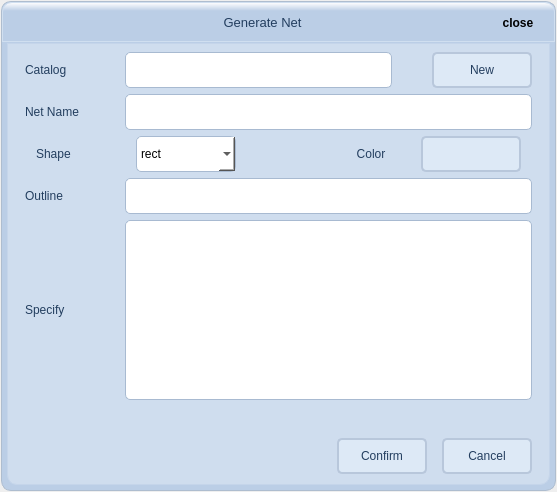
<?xml version="1.0" encoding="UTF-8"?>
<ui version="4.0">
 <class>CDialogGen</class>
 <widget class="QDialog" name="CDialogGen">
  <property name="geometry">
   <rect>
    <x>0</x>
    <y>0</y>
    <width>557</width>
    <height>492</height>
   </rect>
  </property>
  <property name="sizePolicy">
   <sizepolicy hsizetype="Fixed" vsizetype="Fixed">
    <horstretch>0</horstretch>
    <verstretch>0</verstretch>
   </sizepolicy>
  </property>
  <property name="windowTitle">
   <string>Dialog</string>
  </property>
  <property name="styleSheet">
   <string notr="true">QDialog#CDialogEthernetSetting{
	border:1px solid rgb(162, 173, 185);
	border-radius:10px;
} </string>
  </property>
  <layout class="QVBoxLayout" name="verticalLayout">
   <property name="spacing">
    <number>0</number>
   </property>
   <property name="leftMargin">
    <number>1</number>
   </property>
   <property name="topMargin">
    <number>1</number>
   </property>
   <property name="rightMargin">
    <number>1</number>
   </property>
   <property name="bottomMargin">
    <number>1</number>
   </property>
   <item>
    <widget class="QWidget" name="wg1Base" native="true">
     <property name="sizePolicy">
      <sizepolicy hsizetype="Ignored" vsizetype="Ignored">
       <horstretch>0</horstretch>
       <verstretch>0</verstretch>
      </sizepolicy>
     </property>
     <property name="styleSheet">
      <string notr="true">QWidget#wg1Base{
	border:1px solid rgb(174, 189, 207);
	border-radius:10px;
	background-color: rgb(187, 206, 230);
}
</string>
     </property>
     <layout class="QVBoxLayout" name="verticalLayout_2">
      <property name="spacing">
       <number>1</number>
      </property>
      <property name="leftMargin">
       <number>1</number>
      </property>
      <property name="topMargin">
       <number>1</number>
      </property>
      <property name="rightMargin">
       <number>1</number>
      </property>
      <property name="bottomMargin">
       <number>1</number>
      </property>
      <item>
       <widget class="QWidget" name="wg2Title" native="true">
        <property name="sizePolicy">
         <sizepolicy hsizetype="Expanding" vsizetype="Fixed">
          <horstretch>0</horstretch>
          <verstretch>0</verstretch>
         </sizepolicy>
        </property>
        <property name="minimumSize">
         <size>
          <width>0</width>
          <height>40</height>
         </size>
        </property>
        <property name="maximumSize">
         <size>
          <width>16777215</width>
          <height>40</height>
         </size>
        </property>
        <property name="styleSheet">
         <string notr="true">QWidget#wg2Title{
	border:1px solid rgb(208, 223, 240);
	border-top-left-radius:	10px;
	border-top-right-radius: 10px;
	background-color: qlineargradient(spread:pad, x1:1, y1:0, x2:1, y2:1, stop:0 rgba(255, 255, 255, 255), stop:0.213483 rgba(187, 206, 230, 255));
}</string>
        </property>
        <layout class="QHBoxLayout" name="horizontalLayout">
         <property name="spacing">
          <number>0</number>
         </property>
         <property name="leftMargin">
          <number>5</number>
         </property>
         <property name="topMargin">
          <number>5</number>
         </property>
         <property name="rightMargin">
          <number>5</number>
         </property>
         <property name="bottomMargin">
          <number>5</number>
         </property>
         <item>
          <widget class="QLabel" name="labLogo">
           <property name="sizePolicy">
            <sizepolicy hsizetype="Fixed" vsizetype="Fixed">
             <horstretch>0</horstretch>
             <verstretch>0</verstretch>
            </sizepolicy>
           </property>
           <property name="minimumSize">
            <size>
             <width>32</width>
             <height>32</height>
            </size>
           </property>
           <property name="maximumSize">
            <size>
             <width>32</width>
             <height>32</height>
            </size>
           </property>
           <property name="styleSheet">
            <string notr="true">background-color: transparent;
border: transparent;</string>
           </property>
           <property name="text">
            <string/>
           </property>
           <property name="pixmap">
            <pixmap>:/res/logo.png</pixmap>
           </property>
          </widget>
         </item>
         <item>
          <widget class="QLabel" name="labTitle">
           <property name="sizePolicy">
            <sizepolicy hsizetype="Expanding" vsizetype="Expanding">
             <horstretch>0</horstretch>
             <verstretch>0</verstretch>
            </sizepolicy>
           </property>
           <property name="font">
            <font>
             <family>Microsoft YaHei UI</family>
             <pointsize>10</pointsize>
            </font>
           </property>
           <property name="styleSheet">
            <string notr="true">color: rgb(35, 62, 95);
background-color: transparent;
border: transparent;</string>
           </property>
           <property name="text">
            <string>Generate Net</string>
           </property>
           <property name="alignment">
            <set>Qt::AlignCenter</set>
           </property>
          </widget>
         </item>
         <item>
          <widget class="QPushButton" name="btnClose">
           <property name="sizePolicy">
            <sizepolicy hsizetype="Fixed" vsizetype="Fixed">
             <horstretch>0</horstretch>
             <verstretch>0</verstretch>
            </sizepolicy>
           </property>
           <property name="minimumSize">
            <size>
             <width>64</width>
             <height>32</height>
            </size>
           </property>
           <property name="maximumSize">
            <size>
             <width>64</width>
             <height>32</height>
            </size>
           </property>
           <property name="font">
            <font>
             <family>Microsoft YaHei UI</family>
             <weight>75</weight>
             <bold>true</bold>
            </font>
           </property>
           <property name="toolTip">
            <string>Close</string>
           </property>
           <property name="statusTip">
            <string/>
           </property>
           <property name="styleSheet">
            <string notr="true">QPushButton {
	border: transparent;
	background-color: transparent;
}

QPushButton:hover {
	border:1px solid rgb(171, 189, 212);
	background-color: rgb(250, 81, 81);
	border-radius:3px;
}

QPushButton:pressed {
	border:1px solid rgb(171, 189, 212);
	background-color: rgb(200, 81, 81);
	border-radius:3px;
}</string>
           </property>
           <property name="text">
            <string>close</string>
           </property>
           <property name="flat">
            <bool>true</bool>
           </property>
          </widget>
         </item>
        </layout>
       </widget>
      </item>
      <item>
       <widget class="QWidget" name="wg3Content" native="true">
        <property name="sizePolicy">
         <sizepolicy hsizetype="Expanding" vsizetype="Expanding">
          <horstretch>0</horstretch>
          <verstretch>0</verstretch>
         </sizepolicy>
        </property>
        <property name="styleSheet">
         <string notr="true">QWidget#wg3Content{
	border: transparent;
	border-bottom-left-radius:	10px;
	border-bottom-right-radius: 10px;
}</string>
        </property>
        <layout class="QVBoxLayout" name="verticalLayout_3">
         <property name="spacing">
          <number>0</number>
         </property>
         <property name="leftMargin">
          <number>5</number>
         </property>
         <property name="topMargin">
          <number>0</number>
         </property>
         <property name="rightMargin">
          <number>5</number>
         </property>
         <property name="bottomMargin">
          <number>5</number>
         </property>
         <item>
          <widget class="QWidget" name="wg4Center" native="true">
           <property name="sizePolicy">
            <sizepolicy hsizetype="Expanding" vsizetype="Expanding">
             <horstretch>0</horstretch>
             <verstretch>0</verstretch>
            </sizepolicy>
           </property>
           <property name="styleSheet">
            <string notr="true">QWidget#wg4Center{
	border:1px solid rgb(197, 213, 234);
	border-bottom-left-radius:	10px;
	border-bottom-right-radius: 10px;
	background-color: rgb(207, 221, 238);
}
</string>
           </property>
           <layout class="QVBoxLayout" name="verticalLayout_4">
            <property name="spacing">
             <number>0</number>
            </property>
            <item>
             <widget class="QWidget" name="wg5Extend" native="true">
              <property name="sizePolicy">
               <sizepolicy hsizetype="Ignored" vsizetype="Ignored">
                <horstretch>0</horstretch>
                <verstretch>0</verstretch>
               </sizepolicy>
              </property>
              <property name="styleSheet">
               <string notr="true">border: transparent;</string>
              </property>
              <layout class="QVBoxLayout" name="verticalLayout_5">
               <property name="topMargin">
                <number>0</number>
               </property>
               <item>
                <widget class="QWidget" name="wg1" native="true">
                 <property name="sizePolicy">
                  <sizepolicy hsizetype="Ignored" vsizetype="Fixed">
                   <horstretch>0</horstretch>
                   <verstretch>0</verstretch>
                  </sizepolicy>
                 </property>
                 <property name="minimumSize">
                  <size>
                   <width>0</width>
                   <height>36</height>
                  </size>
                 </property>
                 <property name="maximumSize">
                  <size>
                   <width>16777215</width>
                   <height>36</height>
                  </size>
                 </property>
                 <layout class="QHBoxLayout" name="horizontalLayout_3">
                  <property name="spacing">
                   <number>0</number>
                  </property>
                  <property name="leftMargin">
                   <number>0</number>
                  </property>
                  <property name="topMargin">
                   <number>0</number>
                  </property>
                  <property name="rightMargin">
                   <number>0</number>
                  </property>
                  <property name="bottomMargin">
                   <number>0</number>
                  </property>
                  <item>
                   <widget class="QLabel" name="labCatalog">
                    <property name="sizePolicy">
                     <sizepolicy hsizetype="Fixed" vsizetype="Ignored">
                      <horstretch>0</horstretch>
                      <verstretch>0</verstretch>
                     </sizepolicy>
                    </property>
                    <property name="minimumSize">
                     <size>
                      <width>100</width>
                      <height>0</height>
                     </size>
                    </property>
                    <property name="maximumSize">
                     <size>
                      <width>100</width>
                      <height>16777215</height>
                     </size>
                    </property>
                    <property name="font">
                     <font>
                      <family>Microsoft YaHei UI</family>
                     </font>
                    </property>
                    <property name="styleSheet">
                     <string notr="true">color: rgb(35, 62, 95); </string>
                    </property>
                    <property name="text">
                     <string>Catalog</string>
                    </property>
                   </widget>
                  </item>
                  <item>
                   <widget class="QComboBox" name="comboBoxCatalog">
                    <property name="enabled">
                     <bool>true</bool>
                    </property>
                    <property name="sizePolicy">
                     <sizepolicy hsizetype="Ignored" vsizetype="Fixed">
                      <horstretch>0</horstretch>
                      <verstretch>0</verstretch>
                     </sizepolicy>
                    </property>
                    <property name="minimumSize">
                     <size>
                      <width>0</width>
                      <height>36</height>
                     </size>
                    </property>
                    <property name="maximumSize">
                     <size>
                      <width>16777215</width>
                      <height>36</height>
                     </size>
                    </property>
                    <property name="font">
                     <font>
                      <family>Microsoft YaHei UI</family>
                     </font>
                    </property>
                    <property name="focusPolicy">
                     <enum>Qt::WheelFocus</enum>
                    </property>
                    <property name="styleSheet">
                     <string notr="true">QComboBox {
	border:1px solid rgb(168, 186, 209);
	border-radius: 5px;
	background: rgb(255, 255, 255);
	color: rgb(0, 0, 0);
}

QComboBox::hover
{
	background-color: rgb(255, 255, 191);
}

QComboBox QAbstractItemView {
    border:1px solid rgb(238, 107, 71);
    background-color: rgb(255, 255, 191);
    selection-background-color: rgb(238, 107, 71);
}
</string>
                    </property>
                   </widget>
                  </item>
                  <item>
                   <widget class="QLineEdit" name="lineEditCatalog">
                    <property name="sizePolicy">
                     <sizepolicy hsizetype="Expanding" vsizetype="Fixed">
                      <horstretch>0</horstretch>
                      <verstretch>0</verstretch>
                     </sizepolicy>
                    </property>
                    <property name="minimumSize">
                     <size>
                      <width>0</width>
                      <height>36</height>
                     </size>
                    </property>
                    <property name="maximumSize">
                     <size>
                      <width>16777215</width>
                      <height>36</height>
                     </size>
                    </property>
                    <property name="font">
                     <font>
                      <family>Microsoft YaHei UI</family>
                     </font>
                    </property>
                    <property name="toolTip">
                     <string>Device token</string>
                    </property>
                    <property name="styleSheet">
                     <string notr="true">QLineEdit {
	border:1px solid rgb(168, 186, 209);
	border-radius: 5px;
	background: rgb(255, 255, 255);
	color: rgb(0, 0, 0);
}

QLineEdit::hover
{
	background-color: rgb(255, 255, 191);
}</string>
                    </property>
                   </widget>
                  </item>
                  <item>
                   <spacer name="horizontalSpacer">
                    <property name="orientation">
                     <enum>Qt::Horizontal</enum>
                    </property>
                    <property name="sizeType">
                     <enum>QSizePolicy::Fixed</enum>
                    </property>
                    <property name="sizeHint" stdset="0">
                     <size>
                      <width>40</width>
                      <height>20</height>
                     </size>
                    </property>
                   </spacer>
                  </item>
                  <item>
                   <widget class="QPushButton" name="btnNew">
                    <property name="sizePolicy">
                     <sizepolicy hsizetype="Fixed" vsizetype="Fixed">
                      <horstretch>0</horstretch>
                      <verstretch>0</verstretch>
                     </sizepolicy>
                    </property>
                    <property name="minimumSize">
                     <size>
                      <width>100</width>
                      <height>36</height>
                     </size>
                    </property>
                    <property name="maximumSize">
                     <size>
                      <width>100</width>
                      <height>36</height>
                     </size>
                    </property>
                    <property name="font">
                     <font>
                      <family>Microsoft YaHei UI</family>
                     </font>
                    </property>
                    <property name="styleSheet">
                     <string notr="true">QPushButton {  
	color: rgb(35, 62, 95); 
	background-color: rgb(221, 233, 246);
	border:2px solid rgb(184, 199, 219);
	border-radius:5px;
}

QPushButton:hover {
	color: rgb(35, 62, 95);
   	background-color: rgb(255, 255, 191);
	border:2px solid rgb(184, 199, 219);
	border-radius:5px; 
}  
QPushButton:pressed {
	color: rgb(35, 62, 95);   
 	background-color: rgb(238, 107, 71);
	border:2px solid rgb(184, 199, 219);
	border-radius:5px;
}</string>
                    </property>
                    <property name="text">
                     <string>New</string>
                    </property>
                   </widget>
                  </item>
                 </layout>
                </widget>
               </item>
               <item>
                <widget class="QWidget" name="wg2" native="true">
                 <property name="sizePolicy">
                  <sizepolicy hsizetype="Ignored" vsizetype="Fixed">
                   <horstretch>0</horstretch>
                   <verstretch>0</verstretch>
                  </sizepolicy>
                 </property>
                 <property name="minimumSize">
                  <size>
                   <width>0</width>
                   <height>36</height>
                  </size>
                 </property>
                 <property name="maximumSize">
                  <size>
                   <width>16777215</width>
                   <height>36</height>
                  </size>
                 </property>
                 <layout class="QHBoxLayout" name="horizontalLayout_5">
                  <property name="spacing">
                   <number>0</number>
                  </property>
                  <property name="leftMargin">
                   <number>0</number>
                  </property>
                  <property name="topMargin">
                   <number>0</number>
                  </property>
                  <property name="rightMargin">
                   <number>0</number>
                  </property>
                  <property name="bottomMargin">
                   <number>0</number>
                  </property>
                  <item>
                   <widget class="QLabel" name="labNetName">
                    <property name="sizePolicy">
                     <sizepolicy hsizetype="Fixed" vsizetype="Ignored">
                      <horstretch>0</horstretch>
                      <verstretch>0</verstretch>
                     </sizepolicy>
                    </property>
                    <property name="minimumSize">
                     <size>
                      <width>100</width>
                      <height>0</height>
                     </size>
                    </property>
                    <property name="maximumSize">
                     <size>
                      <width>100</width>
                      <height>16777215</height>
                     </size>
                    </property>
                    <property name="font">
                     <font>
                      <family>Microsoft YaHei UI</family>
                     </font>
                    </property>
                    <property name="styleSheet">
                     <string notr="true">color: rgb(35, 62, 95); </string>
                    </property>
                    <property name="text">
                     <string>Net Name</string>
                    </property>
                   </widget>
                  </item>
                  <item>
                   <widget class="QLineEdit" name="lineEditNetName">
                    <property name="sizePolicy">
                     <sizepolicy hsizetype="Expanding" vsizetype="Fixed">
                      <horstretch>0</horstretch>
                      <verstretch>0</verstretch>
                     </sizepolicy>
                    </property>
                    <property name="minimumSize">
                     <size>
                      <width>0</width>
                      <height>36</height>
                     </size>
                    </property>
                    <property name="maximumSize">
                     <size>
                      <width>16777215</width>
                      <height>36</height>
                     </size>
                    </property>
                    <property name="font">
                     <font>
                      <family>Microsoft YaHei UI</family>
                     </font>
                    </property>
                    <property name="styleSheet">
                     <string notr="true">QLineEdit {
	border:1px solid rgb(168, 186, 209);
	border-radius: 5px;
	background: rgb(255, 255, 255);
	color: rgb(0, 0, 0);
}

QLineEdit::hover
{
	background-color: rgb(255, 255, 191);
}</string>
                    </property>
                   </widget>
                  </item>
                 </layout>
                </widget>
               </item>
               <item>
                <widget class="QWidget" name="wg3" native="true">
                 <property name="sizePolicy">
                  <sizepolicy hsizetype="Ignored" vsizetype="Fixed">
                   <horstretch>0</horstretch>
                   <verstretch>0</verstretch>
                  </sizepolicy>
                 </property>
                 <property name="minimumSize">
                  <size>
                   <width>0</width>
                   <height>36</height>
                  </size>
                 </property>
                 <property name="maximumSize">
                  <size>
                   <width>16777215</width>
                   <height>36</height>
                  </size>
                 </property>
                 <layout class="QHBoxLayout" name="horizontalLayout_6">
                  <property name="spacing">
                   <number>0</number>
                  </property>
                  <property name="leftMargin">
                   <number>0</number>
                  </property>
                  <property name="topMargin">
                   <number>0</number>
                  </property>
                  <property name="rightMargin">
                   <number>0</number>
                  </property>
                  <property name="bottomMargin">
                   <number>0</number>
                  </property>
                  <item>
                   <widget class="QWidget" name="wg3LeftWg" native="true">
                    <property name="sizePolicy">
                     <sizepolicy hsizetype="Fixed" vsizetype="Ignored">
                      <horstretch>0</horstretch>
                      <verstretch>0</verstretch>
                     </sizepolicy>
                    </property>
                    <layout class="QHBoxLayout" name="horizontalLayout_9">
                     <property name="spacing">
                      <number>0</number>
                     </property>
                     <property name="leftMargin">
                      <number>0</number>
                     </property>
                     <property name="topMargin">
                      <number>0</number>
                     </property>
                     <property name="rightMargin">
                      <number>0</number>
                     </property>
                     <property name="bottomMargin">
                      <number>0</number>
                     </property>
                     <item>
                      <widget class="QLabel" name="labShape">
                       <property name="sizePolicy">
                        <sizepolicy hsizetype="Fixed" vsizetype="Ignored">
                         <horstretch>0</horstretch>
                         <verstretch>0</verstretch>
                        </sizepolicy>
                       </property>
                       <property name="minimumSize">
                        <size>
                         <width>100</width>
                         <height>0</height>
                        </size>
                       </property>
                       <property name="maximumSize">
                        <size>
                         <width>100</width>
                         <height>16777215</height>
                        </size>
                       </property>
                       <property name="font">
                        <font>
                         <family>Microsoft YaHei UI</family>
                        </font>
                       </property>
                       <property name="styleSheet">
                        <string notr="true">color: rgb(35, 62, 95); </string>
                       </property>
                       <property name="text">
                        <string>Shape</string>
                       </property>
                      </widget>
                     </item>
                     <item>
                      <widget class="QComboBox" name="comboBoxShape">
                       <property name="sizePolicy">
                        <sizepolicy hsizetype="Fixed" vsizetype="Ignored">
                         <horstretch>0</horstretch>
                         <verstretch>0</verstretch>
                        </sizepolicy>
                       </property>
                       <property name="minimumSize">
                        <size>
                         <width>100</width>
                         <height>0</height>
                        </size>
                       </property>
                       <property name="maximumSize">
                        <size>
                         <width>100</width>
                         <height>16777215</height>
                        </size>
                       </property>
                       <property name="font">
                        <font>
                         <family>Microsoft YaHei UI</family>
                        </font>
                       </property>
                       <property name="styleSheet">
                        <string notr="true">QComboBox {
	border:1px solid rgb(168, 186, 209);
	border-radius: 5px;
	background: rgb(255, 255, 255);
	color: rgb(0, 0, 0);
}

QComboBox::hover
{
	background-color: rgb(255, 255, 191);
}

QComboBox QAbstractItemView {
    border:1px solid rgb(238, 107, 71);
    background-color: rgb(255, 255, 191);
    selection-background-color: rgb(238, 107, 71);
}
</string>
                       </property>
                       <item>
                        <property name="text">
                         <string>rect</string>
                        </property>
                       </item>
                       <item>
                        <property name="text">
                         <string>circle</string>
                        </property>
                       </item>
                      </widget>
                     </item>
                    </layout>
                   </widget>
                  </item>
                  <item>
                   <spacer name="horizontalSpacer_2">
                    <property name="orientation">
                     <enum>Qt::Horizontal</enum>
                    </property>
                    <property name="sizeType">
                     <enum>QSizePolicy::Ignored</enum>
                    </property>
                    <property name="sizeHint" stdset="0">
                     <size>
                      <width>74</width>
                      <height>20</height>
                     </size>
                    </property>
                   </spacer>
                  </item>
                  <item>
                   <widget class="QWidget" name="wg3RightWg" native="true">
                    <property name="sizePolicy">
                     <sizepolicy hsizetype="Fixed" vsizetype="Ignored">
                      <horstretch>0</horstretch>
                      <verstretch>0</verstretch>
                     </sizepolicy>
                    </property>
                    <property name="minimumSize">
                     <size>
                      <width>200</width>
                      <height>0</height>
                     </size>
                    </property>
                    <property name="maximumSize">
                     <size>
                      <width>200</width>
                      <height>16777215</height>
                     </size>
                    </property>
                    <layout class="QHBoxLayout" name="horizontalLayout_10">
                     <property name="spacing">
                      <number>0</number>
                     </property>
                     <property name="leftMargin">
                      <number>0</number>
                     </property>
                     <property name="topMargin">
                      <number>0</number>
                     </property>
                     <property name="rightMargin">
                      <number>0</number>
                     </property>
                     <property name="bottomMargin">
                      <number>0</number>
                     </property>
                     <item>
                      <widget class="QLabel" name="labColor">
                       <property name="sizePolicy">
                        <sizepolicy hsizetype="Fixed" vsizetype="Ignored">
                         <horstretch>0</horstretch>
                         <verstretch>0</verstretch>
                        </sizepolicy>
                       </property>
                       <property name="minimumSize">
                        <size>
                         <width>100</width>
                         <height>0</height>
                        </size>
                       </property>
                       <property name="maximumSize">
                        <size>
                         <width>100</width>
                         <height>16777215</height>
                        </size>
                       </property>
                       <property name="font">
                        <font>
                         <family>Microsoft YaHei UI</family>
                        </font>
                       </property>
                       <property name="styleSheet">
                        <string notr="true">color: rgb(35, 62, 95); </string>
                       </property>
                       <property name="text">
                        <string>Color</string>
                       </property>
                       <property name="alignment">
                        <set>Qt::AlignCenter</set>
                       </property>
                      </widget>
                     </item>
                     <item>
                      <widget class="QPushButton" name="btnColor">
                       <property name="sizePolicy">
                        <sizepolicy hsizetype="Fixed" vsizetype="Ignored">
                         <horstretch>0</horstretch>
                         <verstretch>0</verstretch>
                        </sizepolicy>
                       </property>
                       <property name="minimumSize">
                        <size>
                         <width>100</width>
                         <height>0</height>
                        </size>
                       </property>
                       <property name="maximumSize">
                        <size>
                         <width>100</width>
                         <height>16777215</height>
                        </size>
                       </property>
                       <property name="styleSheet">
                        <string notr="true">QPushButton {  
	color: rgb(35, 62, 95); 
	background-color: rgb(221, 233, 246);
	border:2px solid rgb(184, 199, 219);
	border-radius:5px;
}</string>
                       </property>
                       <property name="text">
                        <string/>
                       </property>
                       <property name="flat">
                        <bool>true</bool>
                       </property>
                      </widget>
                     </item>
                    </layout>
                   </widget>
                  </item>
                 </layout>
                </widget>
               </item>
               <item>
                <widget class="QWidget" name="wg5" native="true">
                 <property name="sizePolicy">
                  <sizepolicy hsizetype="Ignored" vsizetype="Fixed">
                   <horstretch>0</horstretch>
                   <verstretch>0</verstretch>
                  </sizepolicy>
                 </property>
                 <property name="minimumSize">
                  <size>
                   <width>0</width>
                   <height>36</height>
                  </size>
                 </property>
                 <property name="maximumSize">
                  <size>
                   <width>16777215</width>
                   <height>36</height>
                  </size>
                 </property>
                 <layout class="QHBoxLayout" name="horizontalLayout_4">
                  <property name="spacing">
                   <number>0</number>
                  </property>
                  <property name="leftMargin">
                   <number>0</number>
                  </property>
                  <property name="topMargin">
                   <number>0</number>
                  </property>
                  <property name="rightMargin">
                   <number>0</number>
                  </property>
                  <property name="bottomMargin">
                   <number>0</number>
                  </property>
                  <item>
                   <widget class="QLabel" name="labOutline">
                    <property name="sizePolicy">
                     <sizepolicy hsizetype="Fixed" vsizetype="Ignored">
                      <horstretch>0</horstretch>
                      <verstretch>0</verstretch>
                     </sizepolicy>
                    </property>
                    <property name="minimumSize">
                     <size>
                      <width>100</width>
                      <height>0</height>
                     </size>
                    </property>
                    <property name="maximumSize">
                     <size>
                      <width>100</width>
                      <height>16777215</height>
                     </size>
                    </property>
                    <property name="font">
                     <font>
                      <family>Microsoft YaHei UI</family>
                     </font>
                    </property>
                    <property name="styleSheet">
                     <string notr="true">color: rgb(35, 62, 95); </string>
                    </property>
                    <property name="text">
                     <string>Outline</string>
                    </property>
                   </widget>
                  </item>
                  <item>
                   <widget class="QLineEdit" name="lineEditOutline">
                    <property name="sizePolicy">
                     <sizepolicy hsizetype="Expanding" vsizetype="Fixed">
                      <horstretch>0</horstretch>
                      <verstretch>0</verstretch>
                     </sizepolicy>
                    </property>
                    <property name="minimumSize">
                     <size>
                      <width>0</width>
                      <height>36</height>
                     </size>
                    </property>
                    <property name="maximumSize">
                     <size>
                      <width>16777215</width>
                      <height>36</height>
                     </size>
                    </property>
                    <property name="font">
                     <font>
                      <family>Microsoft YaHei UI</family>
                     </font>
                    </property>
                    <property name="styleSheet">
                     <string notr="true">QLineEdit {
	border:1px solid rgb(168, 186, 209);
	border-radius: 5px;
	background: rgb(255, 255, 255);
	color: rgb(0, 0, 0);
}

QLineEdit::hover
{
	background-color: rgb(255, 255, 191);
}</string>
                    </property>
                   </widget>
                  </item>
                 </layout>
                </widget>
               </item>
               <item>
                <widget class="QWidget" name="wg6" native="true">
                 <property name="sizePolicy">
                  <sizepolicy hsizetype="Ignored" vsizetype="Fixed">
                   <horstretch>0</horstretch>
                   <verstretch>0</verstretch>
                  </sizepolicy>
                 </property>
                 <property name="minimumSize">
                  <size>
                   <width>0</width>
                   <height>180</height>
                  </size>
                 </property>
                 <property name="maximumSize">
                  <size>
                   <width>16777215</width>
                   <height>180</height>
                  </size>
                 </property>
                 <layout class="QHBoxLayout" name="horizontalLayout_8">
                  <property name="spacing">
                   <number>0</number>
                  </property>
                  <property name="leftMargin">
                   <number>0</number>
                  </property>
                  <property name="topMargin">
                   <number>0</number>
                  </property>
                  <property name="rightMargin">
                   <number>0</number>
                  </property>
                  <property name="bottomMargin">
                   <number>0</number>
                  </property>
                  <item>
                   <widget class="QWidget" name="wg6TopWg" native="true">
                    <property name="sizePolicy">
                     <sizepolicy hsizetype="Fixed" vsizetype="Ignored">
                      <horstretch>0</horstretch>
                      <verstretch>0</verstretch>
                     </sizepolicy>
                    </property>
                    <property name="minimumSize">
                     <size>
                      <width>100</width>
                      <height>0</height>
                     </size>
                    </property>
                    <property name="maximumSize">
                     <size>
                      <width>100</width>
                      <height>16777215</height>
                     </size>
                    </property>
                    <layout class="QVBoxLayout" name="verticalLayout_7">
                     <property name="spacing">
                      <number>0</number>
                     </property>
                     <property name="leftMargin">
                      <number>0</number>
                     </property>
                     <property name="topMargin">
                      <number>0</number>
                     </property>
                     <property name="rightMargin">
                      <number>0</number>
                     </property>
                     <property name="bottomMargin">
                      <number>0</number>
                     </property>
                     <item>
                      <widget class="QLabel" name="labSpecify">
                       <property name="sizePolicy">
                        <sizepolicy hsizetype="Ignored" vsizetype="Ignored">
                         <horstretch>0</horstretch>
                         <verstretch>0</verstretch>
                        </sizepolicy>
                       </property>
                       <property name="minimumSize">
                        <size>
                         <width>0</width>
                         <height>0</height>
                        </size>
                       </property>
                       <property name="maximumSize">
                        <size>
                         <width>16777215</width>
                         <height>16777215</height>
                        </size>
                       </property>
                       <property name="font">
                        <font>
                         <family>Microsoft YaHei UI</family>
                        </font>
                       </property>
                       <property name="styleSheet">
                        <string notr="true">color: rgb(35, 62, 95); </string>
                       </property>
                       <property name="text">
                        <string>Specify</string>
                       </property>
                      </widget>
                     </item>
                    </layout>
                   </widget>
                  </item>
                  <item>
                   <widget class="QTextEdit" name="textEditSpecify">
                    <property name="sizePolicy">
                     <sizepolicy hsizetype="Ignored" vsizetype="Ignored">
                      <horstretch>0</horstretch>
                      <verstretch>0</verstretch>
                     </sizepolicy>
                    </property>
                    <property name="font">
                     <font>
                      <family>Microsoft YaHei UI</family>
                     </font>
                    </property>
                    <property name="styleSheet">
                     <string notr="true">QTextEdit {
	border:1px solid rgb(168, 186, 209);
	border-radius: 5px;
	background: rgb(255, 255, 255);
	color: rgb(0, 0, 0);
}

QTextEdit::hover
{
	background-color: rgb(255, 255, 191);
}
</string>
                    </property>
                   </widget>
                  </item>
                 </layout>
                </widget>
               </item>
               <item>
                <spacer name="vSpacer">
                 <property name="orientation">
                  <enum>Qt::Vertical</enum>
                 </property>
                 <property name="sizeHint" stdset="0">
                  <size>
                   <width>20</width>
                   <height>40</height>
                  </size>
                 </property>
                </spacer>
               </item>
              </layout>
             </widget>
            </item>
            <item>
             <widget class="QWidget" name="wg6Confirm" native="true">
              <property name="sizePolicy">
               <sizepolicy hsizetype="Ignored" vsizetype="Fixed">
                <horstretch>0</horstretch>
                <verstretch>0</verstretch>
               </sizepolicy>
              </property>
              <property name="minimumSize">
               <size>
                <width>0</width>
                <height>40</height>
               </size>
              </property>
              <property name="maximumSize">
               <size>
                <width>16777215</width>
                <height>40</height>
               </size>
              </property>
              <property name="styleSheet">
               <string notr="true">border: transparent;</string>
              </property>
              <layout class="QHBoxLayout" name="horizontalLayout_2">
               <property name="spacing">
                <number>15</number>
               </property>
               <property name="topMargin">
                <number>0</number>
               </property>
               <property name="bottomMargin">
                <number>0</number>
               </property>
               <item>
                <spacer name="hSpacer">
                 <property name="orientation">
                  <enum>Qt::Horizontal</enum>
                 </property>
                 <property name="sizeHint" stdset="0">
                  <size>
                   <width>40</width>
                   <height>20</height>
                  </size>
                 </property>
                </spacer>
               </item>
               <item>
                <widget class="QPushButton" name="btnConfirm">
                 <property name="sizePolicy">
                  <sizepolicy hsizetype="Fixed" vsizetype="Fixed">
                   <horstretch>0</horstretch>
                   <verstretch>0</verstretch>
                  </sizepolicy>
                 </property>
                 <property name="minimumSize">
                  <size>
                   <width>90</width>
                   <height>36</height>
                  </size>
                 </property>
                 <property name="maximumSize">
                  <size>
                   <width>90</width>
                   <height>36</height>
                  </size>
                 </property>
                 <property name="font">
                  <font>
                   <family>Microsoft YaHei UI</family>
                  </font>
                 </property>
                 <property name="styleSheet">
                  <string notr="true">QPushButton {  
	color: rgb(35, 62, 95); 
	background-color: rgb(221, 233, 246);
	border:2px solid rgb(184, 199, 219);
	border-radius:5px;
}

QPushButton:hover {
	color: rgb(35, 62, 95);
   	background-color: rgb(255, 255, 191);
	border:2px solid rgb(184, 199, 219);
	border-radius:5px; 
}  

QPushButton:pressed {
	color: rgb(35, 62, 95);   
 	background-color: rgb(238, 107, 71);
	border:2px solid rgb(184, 199, 219);
	border-radius:5px;
}

QPushButton:disabled {
	color: rgb(35, 62, 95);   
 	background-color: rgb(230, 230, 230);
	border:2px solid rgb(184, 199, 219);
	border-radius:5px;
}</string>
                 </property>
                 <property name="text">
                  <string>Confirm</string>
                 </property>
                </widget>
               </item>
               <item>
                <widget class="QPushButton" name="btnCancel">
                 <property name="sizePolicy">
                  <sizepolicy hsizetype="Fixed" vsizetype="Fixed">
                   <horstretch>0</horstretch>
                   <verstretch>0</verstretch>
                  </sizepolicy>
                 </property>
                 <property name="minimumSize">
                  <size>
                   <width>90</width>
                   <height>36</height>
                  </size>
                 </property>
                 <property name="maximumSize">
                  <size>
                   <width>90</width>
                   <height>36</height>
                  </size>
                 </property>
                 <property name="font">
                  <font>
                   <family>Microsoft YaHei UI</family>
                  </font>
                 </property>
                 <property name="styleSheet">
                  <string notr="true">QPushButton {  
	color: rgb(35, 62, 95); 
	background-color: rgb(221, 233, 246);
	border:2px solid rgb(184, 199, 219);
	border-radius:5px;
}

QPushButton:hover {
	color: rgb(35, 62, 95);
   	background-color: rgb(255, 255, 191);
	border:2px solid rgb(184, 199, 219);
	border-radius:5px; 
}  
QPushButton:pressed {
	color: rgb(35, 62, 95);   
 	background-color: rgb(238, 107, 71);
	border:2px solid rgb(184, 199, 219);
	border-radius:5px;
}</string>
                 </property>
                 <property name="text">
                  <string>Cancel</string>
                 </property>
                </widget>
               </item>
              </layout>
             </widget>
            </item>
           </layout>
          </widget>
         </item>
        </layout>
       </widget>
      </item>
     </layout>
    </widget>
   </item>
  </layout>
 </widget>
 <resources/>
 <connections/>
</ui>
